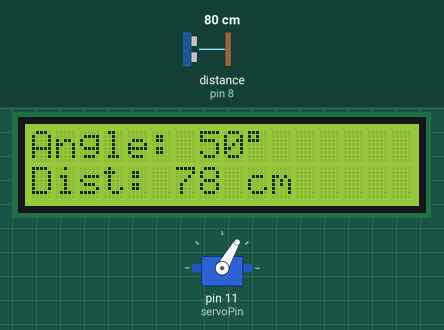
Bench run of a sketch on a simulated Arduino Uno, built with avr-gcc and run on an emulated ATmega328P. Shown: servo, 16×2 character LCD. Wiring (inferred from the names in the program): ultrasonic range finder: trigger pin 9; echo pin 8. The inputs (shaded band) are chosen by the test bench; at power-on: distance to the obstacle (sensor on pin 8) 80 cm. The echo pulse lasts 58.3 µs per cm; what the sketch prints to the serial monitor is not drawn.

Above: at 3.2 s.
3.3 s: distance to the obstacle (sensor on pin 8) set to 2 cm
At 3.59 s:
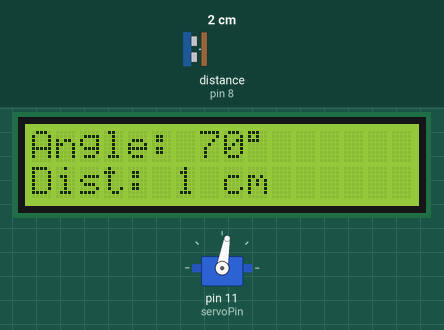
5.5 s: distance to the obstacle (sensor on pin 8) set to 250 cm
At 5.72 s:
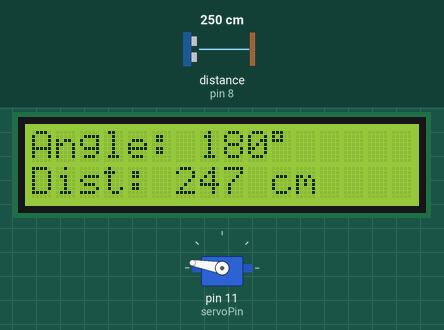
7.1 s: distance to the obstacle (sensor on pin 8) set to 4 cm
At 7.93 s:
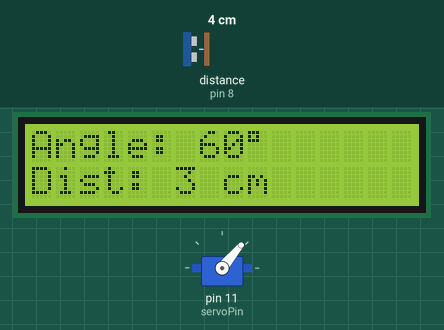
10.1 s: distance to the obstacle (sensor on pin 8) set to 9 cm
At 10.72 s:
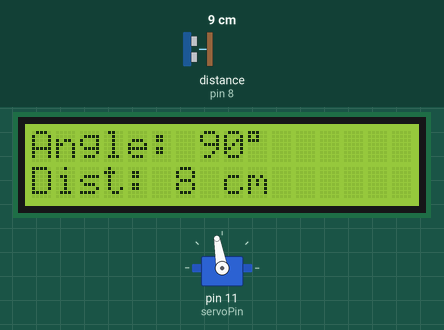
11.7 s: distance to the obstacle (sensor on pin 8) set to 12 cm
At 12.13 s:
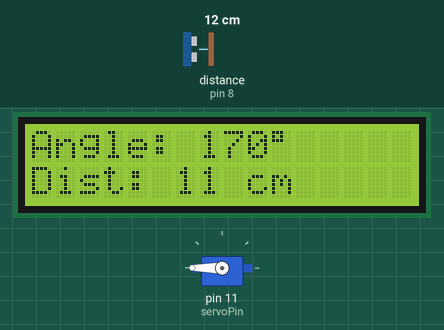
13.3 s: distance to the obstacle (sensor on pin 8) set to 60 cm
At 14.98 s:
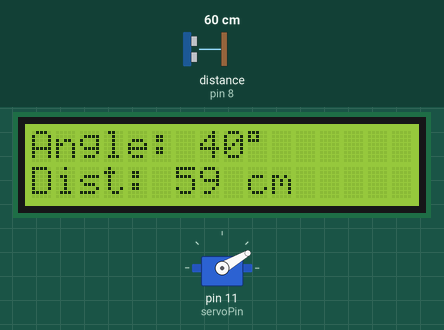
Timing chart, 0 to 17.3 s (numbered marks = the images above; inputs shaded):
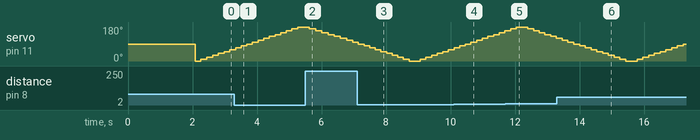

The sketch:

06-ultrasonic-radar-lcd-serial-debug.ino
```cpp
#include <Servo.h>
#include <Wire.h>
#include <LiquidCrystal_I2C.h>

Servo radarServo;
const int servoPin = 11;
const int trigPin = 9;
const int echoPin = 8;
LiquidCrystal_I2C lcd(0x27, 16, 2);
long duration;
int distance;

void setup() {
  radarServo.attach(servoPin);
  pinMode(trigPin, OUTPUT);
  pinMode(echoPin, INPUT);

  lcd.init();
  lcd.backlight();
  lcd.setCursor(0, 0);
  lcd.print(" Radar System ");
  delay(2000);
  lcd.clear();

  // Serial for debugging
  Serial.begin(9600);
}

void loop() {
  for (int pos = 0; pos <= 180; pos += 10) {
    radarServo.write(pos);
    delay(150);

    distance = getDistance();
    displayData(pos, distance);
  }

  for (int pos = 180; pos >= 0; pos -= 10) {
    radarServo.write(pos);
    delay(150);

    distance = getDistance();
    displayData(pos, distance);
  }
}

int getDistance() {
  digitalWrite(trigPin, LOW);
  delayMicroseconds(2);

  digitalWrite(trigPin, HIGH);
  delayMicroseconds(10);
  digitalWrite(trigPin, LOW);

  duration = pulseIn(echoPin, HIGH, 40000); // wait for echo
  int dist = duration * 0.034 / 2;

  // Debug print
  Serial.print("Duration: ");
  Serial.print(duration);
  Serial.print(" us -> Distance: ");
  Serial.print(dist);
  Serial.println(" cm");

  if (dist <= 0 || dist > 400) return -1;
  return dist;
}

void displayData(int angle, int dist) {
  lcd.clear();
  lcd.setCursor(0, 0);
  lcd.print("Angle: ");
  lcd.print(angle);
  lcd.print((char)223);

  lcd.setCursor(0, 1);
  if (dist == -1) {
    lcd.print("No object");
  } else {
    lcd.print("Dist: ");
    lcd.print(dist);
    lcd.print(" cm");
  }
}
```

Measured:
- the behaviour switches between 10 and 11 cm on distance to the obstacle (sensor on pin 8) (found by bisection; images 4 and 5)
